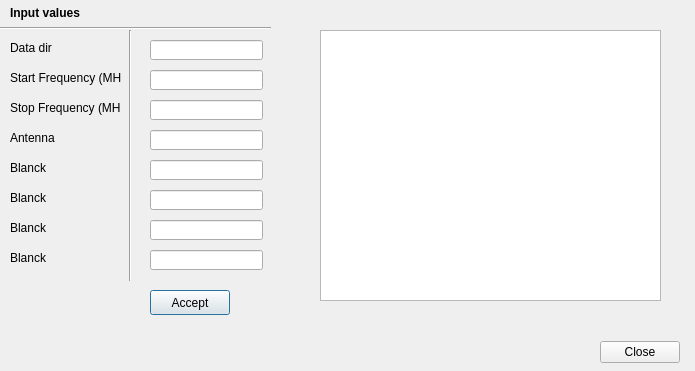
<?xml version="1.0" encoding="UTF-8"?>
<ui version="4.0">
 <class>Dialog</class>
 <widget class="QDialog" name="Dialog">
  <property name="geometry">
   <rect>
    <x>0</x>
    <y>0</y>
    <width>695</width>
    <height>371</height>
   </rect>
  </property>
  <property name="windowTitle">
   <string>Dialog</string>
  </property>
  <widget class="QPushButton" name="add">
   <property name="geometry">
    <rect>
     <x>150</x>
     <y>290</y>
     <width>80</width>
     <height>25</height>
    </rect>
   </property>
   <property name="sizePolicy">
    <sizepolicy hsizetype="Minimum" vsizetype="Fixed">
     <horstretch>0</horstretch>
     <verstretch>0</verstretch>
    </sizepolicy>
   </property>
   <property name="text">
    <string>Accept</string>
   </property>
   <property name="checkable">
    <bool>false</bool>
   </property>
   <property name="autoDefault">
    <bool>true</bool>
   </property>
   <property name="default">
    <bool>false</bool>
   </property>
   <property name="flat">
    <bool>false</bool>
   </property>
  </widget>
  <widget class="QLineEdit" name="lineEdit">
   <property name="geometry">
    <rect>
     <x>150</x>
     <y>40</y>
     <width>113</width>
     <height>20</height>
    </rect>
   </property>
  </widget>
  <widget class="QDialogButtonBox" name="buttonBox">
   <property name="enabled">
    <bool>true</bool>
   </property>
   <property name="geometry">
    <rect>
     <x>600</x>
     <y>340</y>
     <width>80</width>
     <height>25</height>
    </rect>
   </property>
   <property name="sizePolicy">
    <sizepolicy hsizetype="Minimum" vsizetype="Fixed">
     <horstretch>0</horstretch>
     <verstretch>0</verstretch>
    </sizepolicy>
   </property>
   <property name="mouseTracking">
    <bool>false</bool>
   </property>
   <property name="orientation">
    <enum>Qt::Horizontal</enum>
   </property>
   <property name="standardButtons">
    <set>QDialogButtonBox::Close</set>
   </property>
  </widget>
  <widget class="QLineEdit" name="lineEdit_2">
   <property name="geometry">
    <rect>
     <x>150</x>
     <y>70</y>
     <width>113</width>
     <height>20</height>
    </rect>
   </property>
  </widget>
  <widget class="QLabel" name="label">
   <property name="geometry">
    <rect>
     <x>10</x>
     <y>0</y>
     <width>100</width>
     <height>25</height>
    </rect>
   </property>
   <property name="font">
    <font>
     <pointsize>9</pointsize>
     <weight>75</weight>
     <bold>true</bold>
    </font>
   </property>
   <property name="text">
    <string>Input values</string>
   </property>
  </widget>
  <widget class="QLabel" name="label_2">
   <property name="geometry">
    <rect>
     <x>10</x>
     <y>40</y>
     <width>71</width>
     <height>16</height>
    </rect>
   </property>
   <property name="text">
    <string>Data dir</string>
   </property>
  </widget>
  <widget class="QLabel" name="label_3">
   <property name="geometry">
    <rect>
     <x>10</x>
     <y>70</y>
     <width>111</width>
     <height>16</height>
    </rect>
   </property>
   <property name="text">
    <string>Start Frequency (MHz)</string>
   </property>
  </widget>
  <widget class="QLineEdit" name="lineEdit_3">
   <property name="geometry">
    <rect>
     <x>150</x>
     <y>130</y>
     <width>113</width>
     <height>20</height>
    </rect>
   </property>
  </widget>
  <widget class="QLabel" name="label_4">
   <property name="geometry">
    <rect>
     <x>10</x>
     <y>100</y>
     <width>111</width>
     <height>16</height>
    </rect>
   </property>
   <property name="text">
    <string>Stop Frequency (MHz)</string>
   </property>
  </widget>
  <widget class="QLineEdit" name="lineEdit_4">
   <property name="geometry">
    <rect>
     <x>150</x>
     <y>100</y>
     <width>113</width>
     <height>20</height>
    </rect>
   </property>
  </widget>
  <widget class="QLabel" name="label_5">
   <property name="geometry">
    <rect>
     <x>10</x>
     <y>130</y>
     <width>111</width>
     <height>16</height>
    </rect>
   </property>
   <property name="text">
    <string>Antenna</string>
   </property>
  </widget>
  <widget class="QLineEdit" name="lineEdit_5">
   <property name="geometry">
    <rect>
     <x>150</x>
     <y>190</y>
     <width>113</width>
     <height>20</height>
    </rect>
   </property>
  </widget>
  <widget class="QLabel" name="label_6">
   <property name="geometry">
    <rect>
     <x>10</x>
     <y>220</y>
     <width>71</width>
     <height>16</height>
    </rect>
   </property>
   <property name="text">
    <string>Blanck</string>
   </property>
  </widget>
  <widget class="QLabel" name="label_7">
   <property name="geometry">
    <rect>
     <x>10</x>
     <y>250</y>
     <width>111</width>
     <height>16</height>
    </rect>
   </property>
   <property name="text">
    <string>Blanck</string>
   </property>
  </widget>
  <widget class="QLabel" name="label_9">
   <property name="geometry">
    <rect>
     <x>10</x>
     <y>160</y>
     <width>71</width>
     <height>16</height>
    </rect>
   </property>
   <property name="text">
    <string>Blanck</string>
   </property>
  </widget>
  <widget class="QLineEdit" name="lineEdit_6">
   <property name="geometry">
    <rect>
     <x>150</x>
     <y>250</y>
     <width>113</width>
     <height>20</height>
    </rect>
   </property>
  </widget>
  <widget class="QLineEdit" name="lineEdit_7">
   <property name="geometry">
    <rect>
     <x>150</x>
     <y>220</y>
     <width>113</width>
     <height>20</height>
    </rect>
   </property>
  </widget>
  <widget class="QLineEdit" name="lineEdit_8">
   <property name="geometry">
    <rect>
     <x>150</x>
     <y>160</y>
     <width>113</width>
     <height>20</height>
    </rect>
   </property>
  </widget>
  <widget class="QLabel" name="label_10">
   <property name="geometry">
    <rect>
     <x>10</x>
     <y>190</y>
     <width>111</width>
     <height>16</height>
    </rect>
   </property>
   <property name="text">
    <string>Blanck</string>
   </property>
  </widget>
  <widget class="Line" name="line">
   <property name="geometry">
    <rect>
     <x>0</x>
     <y>20</y>
     <width>271</width>
     <height>16</height>
    </rect>
   </property>
   <property name="orientation">
    <enum>Qt::Horizontal</enum>
   </property>
  </widget>
  <widget class="Line" name="line_2">
   <property name="geometry">
    <rect>
     <x>120</x>
     <y>30</y>
     <width>20</width>
     <height>251</height>
    </rect>
   </property>
   <property name="orientation">
    <enum>Qt::Vertical</enum>
   </property>
  </widget>
  <widget class="QGraphicsView" name="graphicsView">
   <property name="geometry">
    <rect>
     <x>320</x>
     <y>30</y>
     <width>341</width>
     <height>271</height>
    </rect>
   </property>
  </widget>
 </widget>
 <resources/>
 <connections/>
</ui>
